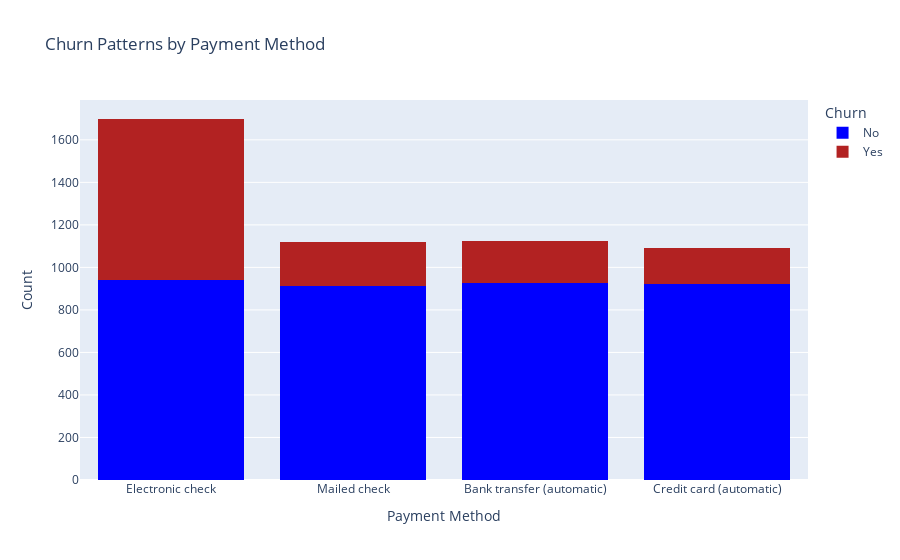

Source (notebook cell):
### Markdown cell above
4. Do customers using automatic payment methods show different churn patterns compared to other payment methods?

### Code cell
fig = px.histogram(df_preprocessed, x='PaymentMethod', color='Churn', barmode='stack',
                   color_discrete_map={'Yes':'Firebrick', 'No':'blue'},
                   labels={'PaymentMethod': 'Payment Method', 'Churn': 'Churn'},
                   title='Churn Patterns by Payment Method')

fig.update_layout(xaxis_title='Payment Method', yaxis_title='Count', showlegend=True)
fig.show()

### Figure 1 — Plotly figure (JSON) as saved in the notebook; plotly's stock layout.template omitted (floating-point values rounded to 4 significant figures; data arrays with more than 128 entries replaced by an {"elided": "..."} marker saying what was removed)
{"data": [{"alignmentgroup": "True", "bingroup": "x", "hovertemplate": "Churn=No<br>Payment Method=%{x}<br>count=%{y}<extra></extra>", "legendgroup": "No", "marker": {"color": "blue", "pattern": {"shape": ""}}, "name": "No", "offsetgroup": "No", "orientation": "v", "showlegend": true, "type": "histogram", "x": {"elided": "3702 str values"}, "xaxis": "x", "yaxis": "y"}, {"alignmentgroup": "True", "bingroup": "x", "hovertemplate": "Churn=Yes<br>Payment Method=%{x}<br>count=%{y}<extra></extra>", "legendgroup": "Yes", "marker": {"color": "Firebrick", "pattern": {"shape": ""}}, "name": "Yes", "offsetgroup": "Yes", "orientation": "v", "showlegend": true, "type": "histogram", "x": {"elided": "1331 str values"}, "xaxis": "x", "yaxis": "y"}], "layout": {"barmode": "stack", "legend": {"title": {"text": "Churn"}, "tracegroupgap": 0}, "showlegend": true, "title": {"text": "Churn Patterns by Payment Method"}, "xaxis": {"anchor": "y", "domain": [0, 1], "title": {"text": "Payment Method"}}, "yaxis": {"anchor": "x", "domain": [0, 1], "title": {"text": "Count"}}}}
